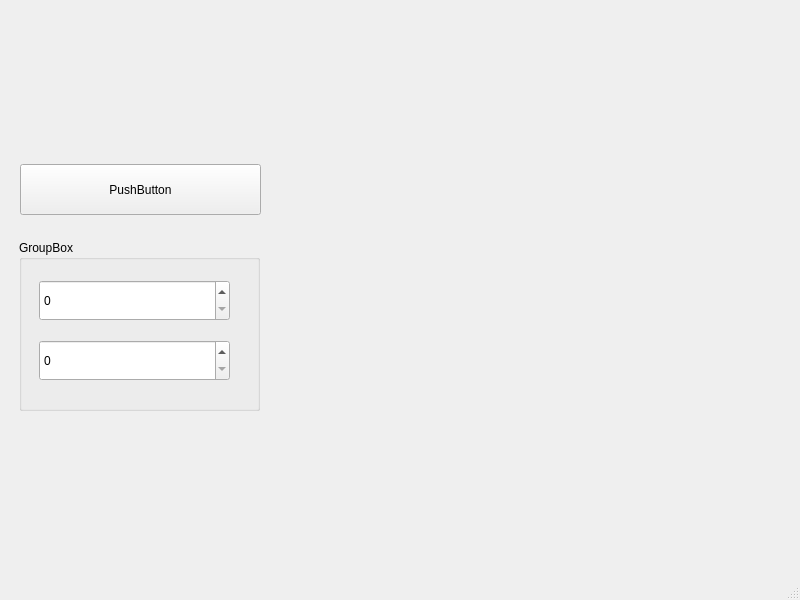
<?xml version="1.0" encoding="UTF-8"?>
<ui version="4.0">
 <class>MainWindow</class>
 <widget class="QMainWindow" name="MainWindow">
  <property name="geometry">
   <rect>
    <x>0</x>
    <y>0</y>
    <width>800</width>
    <height>600</height>
   </rect>
  </property>
  <property name="windowTitle">
   <string>MainWindow</string>
  </property>
  <widget class="QWidget" name="centralwidget">
   <widget class="QPushButton" name="pushButton">
    <property name="geometry">
     <rect>
      <x>20</x>
      <y>164</y>
      <width>241</width>
      <height>51</height>
     </rect>
    </property>
    <property name="text">
     <string>PushButton</string>
    </property>
   </widget>
   <widget class="QGroupBox" name="groupBox">
    <property name="geometry">
     <rect>
      <x>19</x>
      <y>240</y>
      <width>241</width>
      <height>171</height>
     </rect>
    </property>
    <property name="title">
     <string>GroupBox</string>
    </property>
    <widget class="QSpinBox" name="spinBox">
     <property name="geometry">
      <rect>
       <x>20</x>
       <y>40</y>
       <width>191</width>
       <height>41</height>
      </rect>
     </property>
    </widget>
    <widget class="QSpinBox" name="spinBox_2">
     <property name="geometry">
      <rect>
       <x>20</x>
       <y>100</y>
       <width>191</width>
       <height>41</height>
      </rect>
     </property>
    </widget>
   </widget>
   <widget class="MplWidget" name="MplWidget" native="true">
    <property name="geometry">
     <rect>
      <x>289</x>
      <y>39</y>
      <width>471</width>
      <height>411</height>
     </rect>
    </property>
   </widget>
  </widget>
  <widget class="QMenuBar" name="menubar">
   <property name="geometry">
    <rect>
     <x>0</x>
     <y>0</y>
     <width>800</width>
     <height>22</height>
    </rect>
   </property>
  </widget>
  <widget class="QStatusBar" name="statusbar"/>
 </widget>
 <customwidgets>
  <customwidget>
   <class>MplWidget</class>
   <extends>QWidget</extends>
   <header>mplwidget.h</header>
   <container>1</container>
  </customwidget>
 </customwidgets>
 <resources/>
 <connections/>
</ui>
